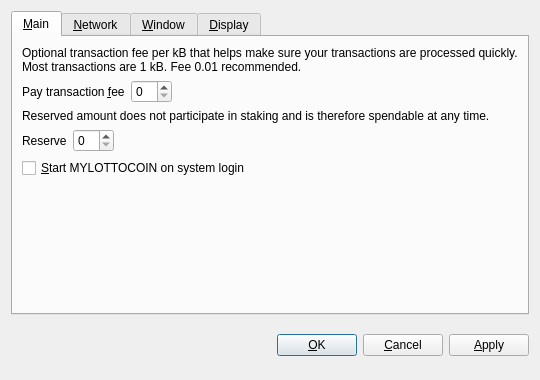
<?xml version="1.0" encoding="UTF-8"?>
<ui version="4.0">
 <class>OptionsDialog</class>
 <widget class="QDialog" name="OptionsDialog">
  <property name="geometry">
   <rect>
    <x>0</x>
    <y>0</y>
    <width>540</width>
    <height>380</height>
   </rect>
  </property>
  <property name="windowTitle">
   <string>Options</string>
  </property>
  <property name="modal">
   <bool>true</bool>
  </property>
  <layout class="QVBoxLayout" name="verticalLayout">
   <item>
    <widget class="QTabWidget" name="tabWidget">
     <property name="tabPosition">
      <enum>QTabWidget::North</enum>
     </property>
     <property name="currentIndex">
      <number>0</number>
     </property>
     <widget class="QWidget" name="tabMain">
      <attribute name="title">
       <string>&amp;Main</string>
      </attribute>
      <layout class="QVBoxLayout" name="verticalLayout_Main">
       <item>
        <widget class="QLabel" name="transactionFeeInfoLabel">
         <property name="text">
          <string>Optional transaction fee per kB that helps make sure your transactions are processed quickly. Most transactions are 1 kB. Fee 0.01 recommended.</string>
         </property>
         <property name="textFormat">
          <enum>Qt::PlainText</enum>
         </property>
         <property name="wordWrap">
          <bool>true</bool>
         </property>
        </widget>
       </item>
       <item>
        <layout class="QHBoxLayout" name="horizontalLayoutFee">
         <item>
          <widget class="QLabel" name="transactionFeeLabel">
           <property name="text">
            <string>Pay transaction &amp;fee</string>
           </property>
           <property name="textFormat">
            <enum>Qt::PlainText</enum>
           </property>
           <property name="buddy">
            <cstring>transactionFee</cstring>
           </property>
          </widget>
         </item>
         <item>
          <widget class="BitcoinAmountField" name="transactionFee"/>
         </item>
         <item>
          <spacer name="horizontalSpacerFee">
           <property name="orientation">
            <enum>Qt::Horizontal</enum>
           </property>
           <property name="sizeHint" stdset="0">
            <size>
             <width>40</width>
             <height>20</height>
            </size>
           </property>
          </spacer>
         </item>
        </layout>
       </item>
       <item>
        <widget class="QLabel" name="reserveBalanceInfoLabel">
         <property name="text">
          <string>Reserved amount does not participate in staking and is therefore spendable at any time.</string>
         </property>
         <property name="textFormat">
          <enum>Qt::PlainText</enum>
         </property>
         <property name="wordWrap">
          <bool>true</bool>
         </property>
        </widget>
       </item>
       <item>
        <layout class="QHBoxLayout" name="horizontalLayoutReserveBalance">
         <item>
          <widget class="QLabel" name="reserveBalanceLabel">
           <property name="text">
            <string>Reserve</string>
           </property>
           <property name="textFormat">
            <enum>Qt::PlainText</enum>
           </property>
           <property name="buddy">
            <cstring>reserveBalance</cstring>
           </property>
          </widget>
         </item>
         <item>
          <widget class="BitcoinAmountField" name="reserveBalance"/>
         </item>
         <item>
          <spacer name="horizontalSpacerReserveBalance">
           <property name="orientation">
            <enum>Qt::Horizontal</enum>
           </property>
           <property name="sizeHint" stdset="0">
            <size>
             <width>40</width>
             <height>20</height>
            </size>
           </property>
          </spacer>
         </item>
        </layout>
       </item>
       <item>
        <widget class="QCheckBox" name="bitcoinAtStartup">
         <property name="toolTip">
          <string>Automatically start MYLOTTOCOIN after logging in to the system.</string>
         </property>
         <property name="text">
          <string>&amp;Start MYLOTTOCOIN on system login</string>
         </property>
        </widget>
       </item>
       <item>
        <spacer name="verticalSpacer_Main">
         <property name="orientation">
          <enum>Qt::Vertical</enum>
         </property>
         <property name="sizeHint" stdset="0">
          <size>
           <width>20</width>
           <height>40</height>
          </size>
         </property>
        </spacer>
       </item>
      </layout>
     </widget>
     <widget class="QWidget" name="tabNetwork">
      <attribute name="title">
       <string>&amp;Network</string>
      </attribute>
      <layout class="QVBoxLayout" name="verticalLayout_Network">
       <item>
        <widget class="QCheckBox" name="mapPortUpnp">
         <property name="toolTip">
          <string>Automatically open the MYLOTTOCOIN client port on the router. This only works when your router supports UPnP and it is enabled.</string>
         </property>
         <property name="text">
          <string>Map port using &amp;UPnP</string>
         </property>
        </widget>
       </item>
       <item>
        <widget class="QCheckBox" name="connectSocks">
         <property name="toolTip">
          <string>Connect to the MYLOTTOCOIN network through a SOCKS proxy (e.g. when connecting through Tor).</string>
         </property>
         <property name="text">
          <string>&amp;Connect through SOCKS proxy:</string>
         </property>
        </widget>
       </item>
       <item>
        <layout class="QHBoxLayout" name="horizontalLayout_Network">
         <item>
          <widget class="QLabel" name="proxyIpLabel">
           <property name="text">
            <string>Proxy &amp;IP:</string>
           </property>
           <property name="textFormat">
            <enum>Qt::PlainText</enum>
           </property>
           <property name="buddy">
            <cstring>proxyIp</cstring>
           </property>
          </widget>
         </item>
         <item>
          <widget class="QValidatedLineEdit" name="proxyIp">
           <property name="maximumSize">
            <size>
             <width>140</width>
             <height>16777215</height>
            </size>
           </property>
           <property name="toolTip">
            <string>IP address of the proxy (e.g. 127.0.0.1)</string>
           </property>
          </widget>
         </item>
         <item>
          <widget class="QLabel" name="proxyPortLabel">
           <property name="text">
            <string>&amp;Port:</string>
           </property>
           <property name="textFormat">
            <enum>Qt::PlainText</enum>
           </property>
           <property name="buddy">
            <cstring>proxyPort</cstring>
           </property>
          </widget>
         </item>
         <item>
          <widget class="QLineEdit" name="proxyPort">
           <property name="maximumSize">
            <size>
             <width>55</width>
             <height>16777215</height>
            </size>
           </property>
           <property name="toolTip">
            <string>Port of the proxy (e.g. 9050)</string>
           </property>
          </widget>
         </item>
         <item>
          <widget class="QLabel" name="socksVersionLabel">
           <property name="text">
            <string>SOCKS &amp;Version:</string>
           </property>
           <property name="textFormat">
            <enum>Qt::PlainText</enum>
           </property>
           <property name="buddy">
            <cstring>socksVersion</cstring>
           </property>
          </widget>
         </item>
         <item>
          <widget class="QValueComboBox" name="socksVersion">
           <property name="toolTip">
            <string>SOCKS version of the proxy (e.g. 5)</string>
           </property>
          </widget>
         </item>
         <item>
          <spacer name="horizontalSpacer_Network">
           <property name="orientation">
            <enum>Qt::Horizontal</enum>
           </property>
           <property name="sizeHint" stdset="0">
            <size>
             <width>40</width>
             <height>20</height>
            </size>
           </property>
          </spacer>
         </item>
        </layout>
       </item>
       <item>
        <spacer name="verticalSpacer_Network">
         <property name="orientation">
          <enum>Qt::Vertical</enum>
         </property>
         <property name="sizeHint" stdset="0">
          <size>
           <width>20</width>
           <height>40</height>
          </size>
         </property>
        </spacer>
       </item>
      </layout>
     </widget>
     <widget class="QWidget" name="tabWindow">
      <attribute name="title">
       <string>&amp;Window</string>
      </attribute>
      <layout class="QVBoxLayout" name="verticalLayout_Window">
       <item>
        <widget class="QCheckBox" name="minimizeToTray">
         <property name="toolTip">
          <string>Show only a tray icon after minimizing the window.</string>
         </property>
         <property name="text">
          <string>&amp;Minimize to the tray instead of the taskbar</string>
         </property>
        </widget>
       </item>
       <item>
        <widget class="QCheckBox" name="minimizeOnClose">
         <property name="toolTip">
          <string>Minimize instead of exit the application when the window is closed. When this option is enabled, the application will be closed only after selecting Quit in the menu.</string>
         </property>
         <property name="text">
          <string>M&amp;inimize on close</string>
         </property>
        </widget>
       </item>
       <item>
        <spacer name="verticalSpacer_Window">
         <property name="orientation">
          <enum>Qt::Vertical</enum>
         </property>
         <property name="sizeHint" stdset="0">
          <size>
           <width>20</width>
           <height>40</height>
          </size>
         </property>
        </spacer>
       </item>
      </layout>
     </widget>
     <widget class="QWidget" name="tabDisplay">
      <attribute name="title">
       <string>&amp;Display</string>
      </attribute>
      <layout class="QVBoxLayout" name="verticalLayout_Display">
       <item>
        <layout class="QHBoxLayout" name="horizontalLayout_1_Display">
         <item>
          <widget class="QLabel" name="langLabel">
           <property name="text">
            <string>User Interface &amp;language:</string>
           </property>
           <property name="textFormat">
            <enum>Qt::PlainText</enum>
           </property>
           <property name="buddy">
            <cstring>lang</cstring>
           </property>
          </widget>
         </item>
         <item>
          <widget class="QValueComboBox" name="lang">
           <property name="toolTip">
            <string>The user interface language can be set here. This setting will take effect after restarting MYLOTTOCOIN.</string>
           </property>
          </widget>
         </item>
        </layout>
       </item>
       <item>
        <layout class="QHBoxLayout" name="horizontalLayout_2_Display">
         <item>
          <widget class="QLabel" name="unitLabel">
           <property name="text">
            <string>&amp;Unit to show amounts in:</string>
           </property>
           <property name="textFormat">
            <enum>Qt::PlainText</enum>
           </property>
           <property name="buddy">
            <cstring>unit</cstring>
           </property>
          </widget>
         </item>
         <item>
          <widget class="QValueComboBox" name="unit">
           <property name="toolTip">
            <string>Choose the default subdivision unit to show in the interface and when sending coins.</string>
           </property>
          </widget>
         </item>
        </layout>
       </item>
       <item>
        <widget class="QCheckBox" name="displayAddresses">
         <property name="toolTip">
          <string>Whether to show MYLOTTOCOIN addresses in the transaction list or not.</string>
         </property>
         <property name="text">
          <string>&amp;Display addresses in transaction list</string>
         </property>
        </widget>
       </item>
       <item>
        <widget class="QCheckBox" name="coinControlFeatures">
         <property name="toolTip">
          <string>Whether to show coin control features or not.</string>
         </property>
         <property name="text">
          <string>Display coin &amp;control features (experts only!)</string>
         </property>
        </widget>
       </item>
       <item>
        <spacer name="verticalSpacer_Display">
         <property name="orientation">
          <enum>Qt::Vertical</enum>
         </property>
         <property name="sizeHint" stdset="0">
          <size>
           <width>20</width>
           <height>40</height>
          </size>
         </property>
        </spacer>
       </item>
      </layout>
     </widget>
    </widget>
   </item>
   <item>
    <layout class="QHBoxLayout" name="horizontalLayout_Buttons">
     <item>
      <spacer name="horizontalSpacer_1">
       <property name="orientation">
        <enum>Qt::Horizontal</enum>
       </property>
       <property name="sizeHint" stdset="0">
        <size>
         <width>40</width>
         <height>48</height>
        </size>
       </property>
      </spacer>
     </item>
     <item>
      <widget class="QLabel" name="statusLabel">
       <property name="font">
        <font>
         <weight>75</weight>
         <bold>true</bold>
        </font>
       </property>
       <property name="text">
        <string/>
       </property>
       <property name="textFormat">
        <enum>Qt::PlainText</enum>
       </property>
       <property name="wordWrap">
        <bool>true</bool>
       </property>
      </widget>
     </item>
     <item>
      <spacer name="horizontalSpacer_2">
       <property name="orientation">
        <enum>Qt::Horizontal</enum>
       </property>
       <property name="sizeHint" stdset="0">
        <size>
         <width>40</width>
         <height>48</height>
        </size>
       </property>
      </spacer>
     </item>
     <item>
      <widget class="QPushButton" name="okButton">
       <property name="text">
        <string>&amp;OK</string>
       </property>
      </widget>
     </item>
     <item>
      <widget class="QPushButton" name="cancelButton">
       <property name="text">
        <string>&amp;Cancel</string>
       </property>
       <property name="autoDefault">
        <bool>false</bool>
       </property>
      </widget>
     </item>
     <item>
      <widget class="QPushButton" name="applyButton">
       <property name="text">
        <string>&amp;Apply</string>
       </property>
       <property name="autoDefault">
        <bool>false</bool>
       </property>
      </widget>
     </item>
    </layout>
   </item>
  </layout>
 </widget>
 <customwidgets>
  <customwidget>
   <class>BitcoinAmountField</class>
   <extends>QSpinBox</extends>
   <header>bitcoinamountfield.h</header>
  </customwidget>
  <customwidget>
   <class>QValueComboBox</class>
   <extends>QComboBox</extends>
   <header>qvaluecombobox.h</header>
  </customwidget>
  <customwidget>
   <class>QValidatedLineEdit</class>
   <extends>QLineEdit</extends>
   <header>qvalidatedlineedit.h</header>
  </customwidget>
 </customwidgets>
 <resources/>
 <connections/>
</ui>
